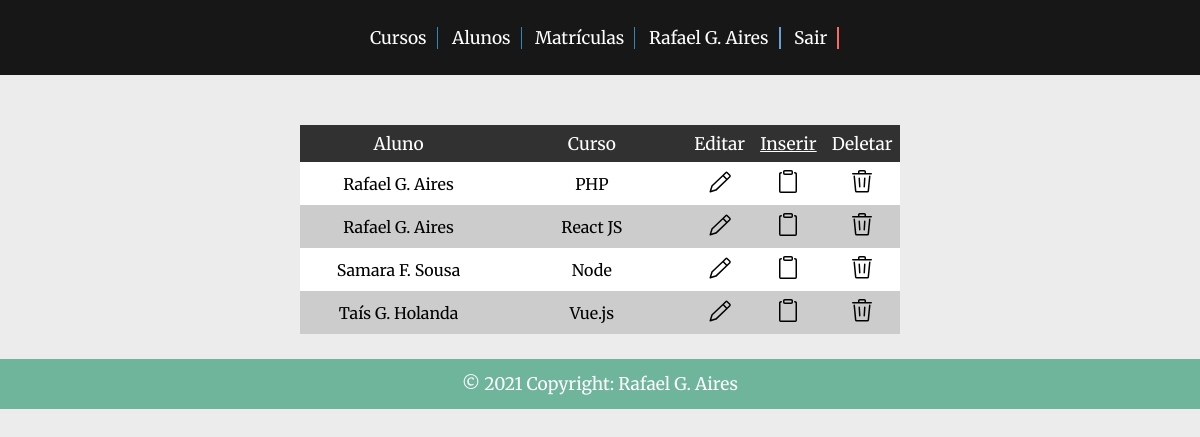
/site/registration.php (signed in), run on the app's committed database.
### tables this page shows
CREATE TABLE `students_course` (
  `student_course_id` int(11) NOT NULL,
  `student_id` int(11) NOT NULL,
  `course_id` int(11) NOT NULL
);

CREATE TABLE `users` (
  `user_id` int(11) NOT NULL,
  `user` varchar(100) NOT NULL,
  `year` date NOT NULL,
  `email` varchar(75) NOT NULL,
  `password` varchar(50) NOT NULL,
  `signup_date` datetime NOT NULL
);

CREATE TABLE `course` (
  `course_id` int(11) NOT NULL,
  `course_name` varchar(250) NOT NULL,
  `workload` int(11) NOT NULL
);

### site/php/rows-query(registration).php (called while the page is built)
<?php
$sql = "select student_course_id, users.user, course.course_name from students_course join users on students_course.student_id = users.user_id join course on students_course.course_id = course.course_id";
$result = mysqli_query($connection, $sql);
?>

### site/registration.php (the view, shortened to what this page needs)
<?php
include("../db/connection.php");
include("php/rows-query(registration).php");
?>
<!DOCTYPE html>
<html lang="en">
<head>
    <link rel="stylesheet" href="css/index.css">
    <link rel="stylesheet" href="css/tables.css">
    <link rel="stylesheet" href="css/modals.css">
</head>
<body>
    <header.>
        <div class="underHeader">
            <ul>
                <li><a href="courses.php">Cursos</a></li>
                <li><a href="students.php">Alunos</a></li>
                <li><a href="registration.php">Matrículas</a></li>
                <?php
                    if (isset($_SESSION["authenticated"])):
                ?>
                    <li class="userName"><a href="panel.php"><?php echo $_SESSION["user"];?></a></li>
                    <li class="logout"><a href="php/logout.php">Sair</a></li>
                <?php
                    endif;
                ?>
            </ul>
        </div>
    <section>
        <div class="sectionCard">
            <div class="table">
                <table class="t01">
                    <tr>
                        <th>Aluno</th>
                        <th>Curso</th>
                        <th>Editar</th>
                        <th><a href="?insert=" style="color: #ffffff;">Inserir</a></th>
                        <th>Deletar</th>
                    </tr>
                    <tr>
                    <?php
                        while ($rows = mysqli_fetch_assoc($result)) {
                    ?>
                        <tr>
                            <td><?php echo $rows["user"]; ?></td>
                            <td><?php echo $rows["course_name"]; ?></td>
                            <td><a href="?edit=<?php echo $rows["student_course_id"]; ?>"><img src="icons/pencil-24.svg" alt="Edit button"></a></td>
                            <td><a href="?insert=<?php echo $rows["student_course_id"]; ?>"><img src="icons/clippy-24.svg" alt="Clippy button"></a></td>
                            <td><a href="?delete=<?php echo $rows["student_course_id"]; ?>"><img src="icons/trash-24.svg" alt="Trash button"></a></td>
                        </tr>
                    <?php
                        }
                    ?>
                </table>
            </div>
        </div>
    </section>
    <footer>
        <div class="footer">
            <p>© 2021 Copyright: Rafael G. Aires</p>
        </div>
    </footer>
</body>
</html>

### site/css/index.css (style rules this page uses)
* { margin: 0; padding: 0; box-sizing: border-box; }
body { font-family: 'Merriweather', serif; background-color: #ececec; }
.underHeader { height: 75px; display: flex; justify-content: center; align-items: center; position: sticky; top: 0px; background-color: #000000e6; }
.underHeader ul { text-align: right; vertical-align: middle; text-align: center; padding: 10px; }
.underHeader ul li { list-style-type: none; display: inline-block; margin: 0px 0px 0px 10px; padding-right: 10px; border-right: 1px solid #3187b9; }
.underHeader ul li a { text-decoration: none; font-size: 13pt; color: #ffffff; }
.underHeader li { display: inline-block; vertical-align: middle; -webkit-transform: perspective(1px) translateZ(0); transform: perspective(1px) translateZ(0); box-shadow: 0 0 1px rgba(0, 0, 0, 0); position: relative; }
.underHeader li:before { content: ""; position: absolute; z-index: -1; left: 0; right: 100%; bottom: 0; background: #3187b9; height: 2px; -webkit-transition-property: right; transition-property: right; -webkit-transition-duration: 0.3s; transition-duration: 0.3s; -webkit-transition-timing-function: ease-out; transition-timing-function: ease-out; }
.underHeader .userName { border-right: 2px solid #68a2d4; }
.underHeader .userName { display: inline-block; vertical-align: middle; -webkit-transform: perspective(1px) translateZ(0); transform: perspective(1px) translateZ(0); box-shadow: 0 0 1px rgba(0, 0, 0, 0); position: relative; }
.underHeader .userName:before { content: ""; position: absolute; z-index: -1; left: 0; right: 100%; bottom: 0; background: #68a2d4; height: 2px; -webkit-transition-property: right; transition-property: right; -webkit-transition-duration: 0.3s; transition-duration: 0.3s; -webkit-transition-timing-function: ease-out; transition-timing-function: ease-out; }
.underHeader .logout { border-right: 2px solid #ff6961; }
.underHeader .logout { display: inline-block; vertical-align: middle; -webkit-transform: perspective(1px) translateZ(0); transform: perspective(1px) translateZ(0); box-shadow: 0 0 1px rgba(0, 0, 0, 0); position: relative; }
.underHeader .logout:before { content: ""; position: absolute; z-index: -1; left: 0; right: 100%; bottom: 0; background: #ff6961; height: 2px; -webkit-transition-property: right; transition-property: right; -webkit-transition-duration: 0.3s; transition-duration: 0.3s; -webkit-transition-timing-function: ease-out; transition-timing-function: ease-out; }
.footer { clear: both; display: flex; justify-content: center; align-items: center; background-color: #6fb59c; color: #ffffff; height: 50px; font-size: 13pt; }

### site/css/tables.css (style rules this page uses)
.table { display: flex; justify-content: center; align-items: center; margin: 50px auto 25px auto; }
.table table, th, td { width: 50%; padding: 7.5px; border: none; border-collapse: collapse; }
.t01 th { font-weight: normal; font-size: 13pt; background-color: #313131; color: white; }
.t01 tr:nth-child(even) { background-color: #cccccc; }
.t01 tr:nth-child(odd) { background-color: #ffffff; }
.t01 tr td { text-align: center; }
.t01 tr td a { text-decoration: none; color: #000000; }

### data on the page
students_course: student.user "Rafael G. Aires", course.course_name "PHP"
students_course: student.user "Rafael G. Aires", course.course_name "React JS"
students_course: student.user "Samara F. Sousa", course.course_name "Node"
students_course: student.user "Taís G. Holanda", course.course_name "Vue.js"

### other printed values
$_SESSION["user"] "Rafael G. Aires"
